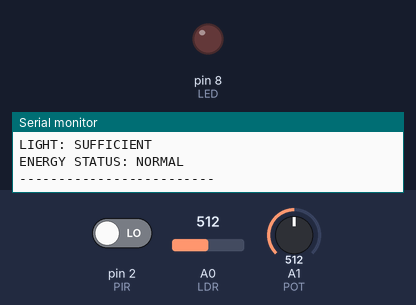
The sketch below on a simulated Arduino Uno, built with avr-gcc and run on an emulated ATmega328P. Parts: output pins drawn as LEDs (lit = HIGH), the last lines printed to the serial monitor. Inputs (shaded band) come from the test bench; at power-on: pin 2 (PIR) LOW, A0 (LDR) = 512, A1 (POT) = 512.

Above: at 1.9 s.
2.0 s: pin 2 (PIR) driven HIGH
At 2.7 s:
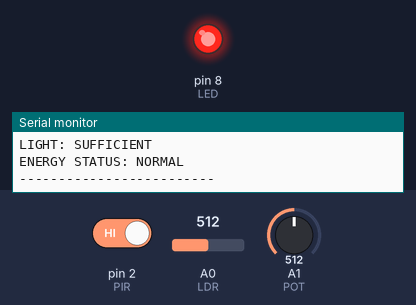
10.6 s: pin 2 (PIR) driven LOW
At 11.9 s:
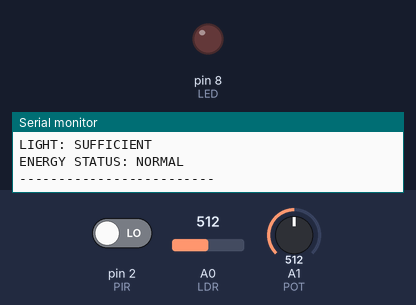
Timing chart, 0 to 13.6 s (numbered marks = the images above; inputs shaded):
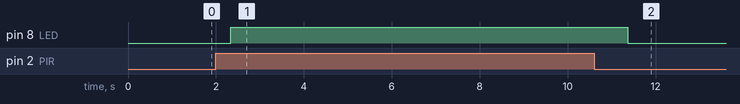

The sketch:

sketch.ino
```cpp
#define PIR 2
#define LDR A0
#define POT A1
#define LED 8

int motionValue;
int lightValue;
int energyValue;

void setup()
{
  Serial.begin(9600);

  pinMode(PIR, INPUT);
  pinMode(LDR, INPUT);
  pinMode(POT, INPUT);
  pinMode(LED, OUTPUT);

  Serial.println("SMART FACILITY MONITORING");
  Serial.println("-------------------------");
}

void loop()
{
  motionValue = digitalRead(PIR);
  lightValue = analogRead(LDR);
  energyValue = analogRead(POT);

  Serial.println("\n--- FACILITY DETAILS ---");

  Serial.print("Motion: ");
  if (motionValue == HIGH)
    Serial.println("DETECTED");
  else
    Serial.println("NOT DETECTED");

  Serial.print("Light Value: ");
  Serial.println(lightValue);

  Serial.print("Simulated Energy Value: ");
  Serial.println(energyValue);

  if (motionValue == HIGH)
  {
    digitalWrite(LED, HIGH);
    Serial.println("ACCESS ACTIVITY: DETECTED");
  }
  else
  {
    digitalWrite(LED, LOW);
    Serial.println("ACCESS ACTIVITY: NONE");
  }

  if (lightValue < 500)
    Serial.println("LIGHT: LOW");
  else
    Serial.println("LIGHT: SUFFICIENT");

  if (energyValue > 700)
    Serial.println("ENERGY STATUS: HIGH");
  else
    Serial.println("ENERGY STATUS: NORMAL");

  Serial.println("-------------------------");

  delay(1000);
}
```

Measured:
- after the input at 2.0 s, pin 8 (LED): LOW → HIGH after 0.34 s
- after the input at 10.6 s, pin 8 (LED): HIGH → LOW after 0.77 s
